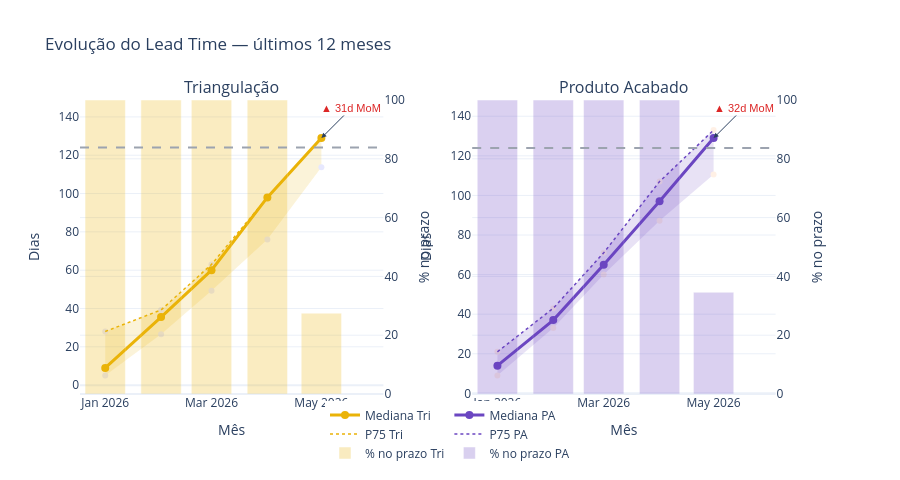

Write notebook code for a chart like this one.
### Code cell
# Célula 5 — Nível 1: Série Temporal Mensal por Fluxo
# Substitui o snapshot Mediana×P75 estático: o último ponto da série já entrega o snapshot
# e ainda dá tendência. Faixa P25–P75 sombreada + barras de %120d no eixo secundário.

# Cortar pela janela configurada
data_corte = pd.Timestamp.now(tz="UTC").normalize() - pd.DateOffset(months=CONFIG["janela_meses"])
df_ts = df_ops[df_ops["mes_fechamento"] >= data_corte.tz_localize(None)].copy()


def serie_por_fluxo(df_subset):
    agg = (
        df_subset.groupby("mes_fechamento")
        .agg(
            mediana=("lead_time_realizado", "median"),
            p25=("lead_time_realizado", lambda x: x.quantile(0.25)),
            p75=("lead_time_realizado", lambda x: x.quantile(0.75)),
            pct_no_prazo=("dentro_do_prazo", lambda x: x.mean() * 100),
            n_ops=("op_code", "count"),
        )
        .reset_index()
    )
    # Filtro de robustez: meses com < 3 OPs viram NaN
    agg.loc[agg["n_ops"] < 3, ["mediana", "p25", "p75", "pct_no_prazo"]] = None
    return agg


ts_tri = serie_por_fluxo(df_ts[~df_ts["is_finished_product_order"]])
ts_pa  = serie_por_fluxo(df_ts[df_ts["is_finished_product_order"]])

fig = make_subplots(
    rows=1, cols=2,
    subplot_titles=("Triangulação", "Produto Acabado"),
    specs=[[{"secondary_y": True}, {"secondary_y": True}]],
    horizontal_spacing=0.12,
)


def add_fluxo(fig, ts, col, cor_fluxo, nome):
    # Faixa P25–P75 (sombreada)
    fig.add_trace(go.Scatter(
        x=list(ts["mes_fechamento"]) + list(ts["mes_fechamento"])[::-1],
        y=list(ts["p75"]) + list(ts["p25"])[::-1],
        fill="toself", fillcolor=cor_fluxo, opacity=0.15,
        line=dict(width=0), showlegend=False, hoverinfo="skip",
        name=f"P25–P75 {nome}",
    ), row=1, col=col, secondary_y=False)

    # Linha mediana (forte)
    fig.add_trace(go.Scatter(
        x=ts["mes_fechamento"], y=ts["mediana"], mode="lines+markers",
        line=dict(color=cor_fluxo, width=3), marker=dict(size=8),
        name=f"Mediana {nome}", legendgroup=nome,
    ), row=1, col=col, secondary_y=False)

    # Linha P75 (pontilhada)
    fig.add_trace(go.Scatter(
        x=ts["mes_fechamento"], y=ts["p75"], mode="lines",
        line=dict(color=cor_fluxo, width=1.5, dash="dot"),
        name=f"P75 {nome}", legendgroup=nome,
    ), row=1, col=col, secondary_y=False)

    # Barras %dentro120d no eixo secundário
    fig.add_trace(go.Bar(
        x=ts["mes_fechamento"], y=ts["pct_no_prazo"],
        marker_color=cor_fluxo, opacity=0.25,
        name=f"% no prazo {nome}", legendgroup=nome,
    ), row=1, col=col, secondary_y=True)

    # Linha target 120d
    fig.add_hline(y=TARGET_LEAD_TIME, line_dash="dash",
                  line_color=COLORS["target_line"], row=1, col=col, secondary_y=False)

    # Anotação da variação MoM no último ponto válido
    validos = ts.dropna(subset=["mediana"])
    if len(validos) >= 2:
        ultimo = validos.iloc[-1]
        penultimo = validos.iloc[-2]
        delta = ultimo["mediana"] - penultimo["mediana"]
        arrow = "▼" if delta < 0 else "▲"
        cor_anot = COLORS["status_ok"] if delta < 0 else COLORS["status_critico"]
        fig.add_annotation(
            x=ultimo["mes_fechamento"], y=ultimo["mediana"],
            text=f"{arrow} {abs(delta):.0f}d MoM",
            showarrow=True, arrowhead=2, ax=30, ay=-30,
            font=dict(color=cor_anot, size=11, family="sans-serif"),
            row=1, col=col,
        )


add_fluxo(fig, ts_tri, col=1, cor_fluxo=COLORS["fluxo_tri"], nome="Tri")
add_fluxo(fig, ts_pa,  col=2, cor_fluxo=COLORS["fluxo_pa"],  nome="PA")

fig.update_xaxes(title_text="Mês", row=1, col=1)
fig.update_xaxes(title_text="Mês", row=1, col=2)
fig.update_yaxes(title_text="Dias", row=1, col=1, secondary_y=False)
fig.update_yaxes(title_text="Dias", row=1, col=2, secondary_y=False)
fig.update_yaxes(title_text="% no prazo", row=1, col=1, secondary_y=True, range=[0, 100])
fig.update_yaxes(title_text="% no prazo", row=1, col=2, secondary_y=True, range=[0, 100])

fig.update_layout(
    title=f"Evolução do Lead Time — últimos {CONFIG['janela_meses']} meses",
    template=TEMPLATE, height=480,
    legend=dict(orientation="h", yanchor="bottom", y=-0.25, xanchor="center", x=0.5),
)
fig.show()

### Figure 1 — Plotly figure (JSON) as saved in the notebook; plotly's stock layout.template omitted (floating-point values rounded to 4 significant figures)
{"data": [{"fill": "toself", "fillcolor": "#EAB308", "hoverinfo": "skip", "line": {"width": 0}, "name": "P25–P75 Tri", "opacity": 0.15, "showlegend": false, "type": "scatter", "x": ["2026-01-01T00:00:00", "2026-02-01T00:00:00", "2026-03-01T00:00:00", "2026-04-01T00:00:00", "2026-05-01T00:00:00", "2026-05-01T00:00:00", "2026-04-01T00:00:00", "2026-03-01T00:00:00", "2026-02-01T00:00:00", "2026-01-01T00:00:00"], "xaxis": "x", "y": [28, 39.25, 63, 98, 129, 113.8, 76, 49.25, 26.5, 5], "yaxis": "y"}, {"legendgroup": "Tri", "line": {"color": "#EAB308", "width": 3}, "marker": {"size": 8}, "mode": "lines+markers", "name": "Mediana Tri", "type": "scatter", "x": ["2026-01-01T00:00:00.000000000", "2026-02-01T00:00:00.000000000", "2026-03-01T00:00:00.000000000", "2026-04-01T00:00:00.000000000", "2026-05-01T00:00:00.000000000"], "xaxis": "x", "y": [9.0, 35.5, 60.0, 98.0, 129.0], "yaxis": "y"}, {"legendgroup": "Tri", "line": {"color": "#EAB308", "dash": "dot", "width": 1.5}, "mode": "lines", "name": "P75 Tri", "type": "scatter", "x": ["2026-01-01T00:00:00.000000000", "2026-02-01T00:00:00.000000000", "2026-03-01T00:00:00.000000000", "2026-04-01T00:00:00.000000000", "2026-05-01T00:00:00.000000000"], "xaxis": "x", "y": [28.0, 39.25, 63.0, 98.0, 129.0], "yaxis": "y"}, {"legendgroup": "Tri", "marker": {"color": "#EAB308"}, "name": "% no prazo Tri", "opacity": 0.25, "type": "bar", "x": ["2026-01-01T00:00:00.000000000", "2026-02-01T00:00:00.000000000", "2026-03-01T00:00:00.000000000", "2026-04-01T00:00:00.000000000", "2026-05-01T00:00:00.000000000"], "xaxis": "x", "y": [100.0, 100.0, 100.0, 100.0, 27.5], "yaxis": "y2"}, {"fill": "toself", "fillcolor": "#6B46C1", "hoverinfo": "skip", "line": {"width": 0}, "name": "P25–P75 PA", "opacity": 0.15, "showlegend": false, "type": "scatter", "x": ["2026-01-01T00:00:00", "2026-02-01T00:00:00", "2026-03-01T00:00:00", "2026-04-01T00:00:00", "2026-05-01T00:00:00", "2026-05-01T00:00:00", "2026-04-01T00:00:00", "2026-03-01T00:00:00", "2026-02-01T00:00:00", "2026-01-01T00:00:00"], "xaxis": "x2", "y": [21, 43, 71, 107, 133, 110.5, 87.25, 60, 33, 9], "yaxis": "y3"}, {"legendgroup": "PA", "line": {"color": "#6B46C1", "width": 3}, "marker": {"size": 8}, "mode": "lines+markers", "name": "Mediana PA", "type": "scatter", "x": ["2026-01-01T00:00:00.000000000", "2026-02-01T00:00:00.000000000", "2026-03-01T00:00:00.000000000", "2026-04-01T00:00:00.000000000", "2026-05-01T00:00:00.000000000"], "xaxis": "x2", "y": [14.0, 37.0, 65.0, 97.0, 129.0], "yaxis": "y3"}, {"legendgroup": "PA", "line": {"color": "#6B46C1", "dash": "dot", "width": 1.5}, "mode": "lines", "name": "P75 PA", "type": "scatter", "x": ["2026-01-01T00:00:00.000000000", "2026-02-01T00:00:00.000000000", "2026-03-01T00:00:00.000000000", "2026-04-01T00:00:00.000000000", "2026-05-01T00:00:00.000000000"], "xaxis": "x2", "y": [21.0, 43.0, 71.0, 107.0, 133.0], "yaxis": "y3"}, {"legendgroup": "PA", "marker": {"color": "#6B46C1"}, "name": "% no prazo PA", "opacity": 0.25, "type": "bar", "x": ["2026-01-01T00:00:00.000000000", "2026-02-01T00:00:00.000000000", "2026-03-01T00:00:00.000000000", "2026-04-01T00:00:00.000000000", "2026-05-01T00:00:00.000000000"], "xaxis": "x2", "y": [100.0, 100.0, 100.0, 100.0, 34.59], "yaxis": "y4"}], "layout": {"annotations": [{"font": {"size": 16}, "showarrow": false, "text": "Triangulação", "x": 0.205, "xanchor": "center", "xref": "paper", "y": 1, "yanchor": "bottom", "yref": "paper"}, {"font": {"size": 16}, "showarrow": false, "text": "Produto Acabado", "x": 0.735, "xanchor": "center", "xref": "paper", "y": 1, "yanchor": "bottom", "yref": "paper"}, {"arrowhead": 2, "ax": 30, "ay": -30, "font": {"color": "#DC2626", "family": "sans-serif", "size": 11}, "showarrow": true, "text": "▲ 31d MoM", "x": "2026-05-01T00:00:00", "xref": "x", "y": 129, "yref": "y"}, {"arrowhead": 2, "ax": 30, "ay": -30, "font": {"color": "#DC2626", "family": "sans-serif", "size": 11}, "showarrow": true, "text": "▲ 32d MoM", "x": "2026-05-01T00:00:00", "xref": "x2", "y": 129, "yref": "y3"}], "height": 480, "legend": {"orientation": "h", "x": 0.5, "xanchor": "center", "y": -0.25, "yanchor": "bottom"}, "shapes": [{"line": {"color": "#9CA3AF", "dash": "dash"}, "type": "line", "x0": 0, "x1": 1, "xref": "x domain", "y0": 124, "y1": 124, "yref": "y"}, {"line": {"color": "#9CA3AF", "dash": "dash"}, "type": "line", "x0": 0, "x1": 1, "xref": "x2 domain", "y0": 124, "y1": 124, "yref": "y3"}], "title": {"text": "Evolução do Lead Time — últimos 12 meses"}, "xaxis": {"anchor": "y", "domain": [0, 0.41], "title": {"text": "Mês"}}, "xaxis2": {"anchor": "y3", "domain": [0.53, 0.94], "title": {"text": "Mês"}}, "yaxis": {"anchor": "x", "domain": [0, 1], "title": {"text": "Dias"}}, "yaxis2": {"anchor": "x", "overlaying": "y", "range": [0, 100], "side": "right", "title": {"text": "% no prazo"}}, "yaxis3": {"anchor": "x2", "domain": [0, 1], "title": {"text": "Dias"}}, "yaxis4": {"anchor": "x2", "overlaying": "y3", "range": [0, 100], "side": "right", "title": {"text": "% no prazo"}}}}
